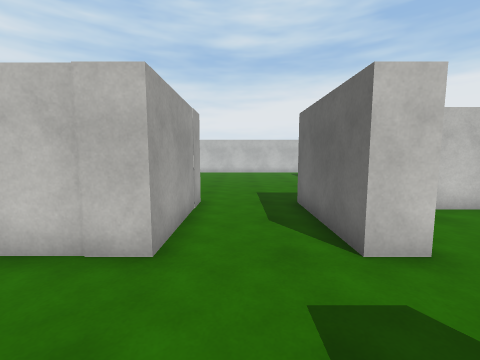
view 1 (above)

24 first-person views from a walk through a 3-D level made in the Unity game engine. The camera is 1.5 m above the floor, tilts 6° down and sees 90° across. The floor is counted in squares, 1 m on a side. Each view is taken from the middle of a square. On the plan, view 1 faces up. The plan holds only what a view shows up to about 13 squares ahead; the rest is blank. The place goes on beyond the plan. The player is left out. Surface patterns are stand-ins for the level's own textures.

view 2
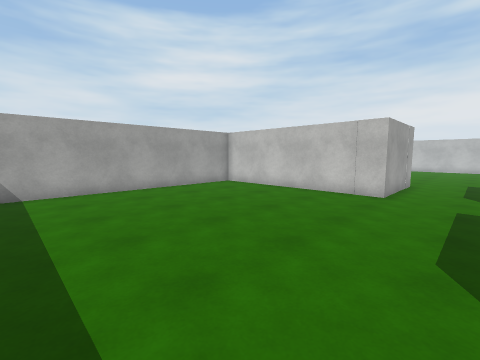

view 3
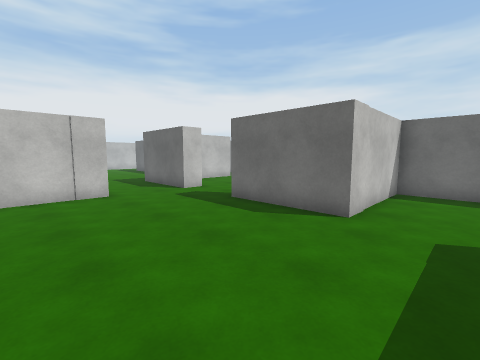

view 4
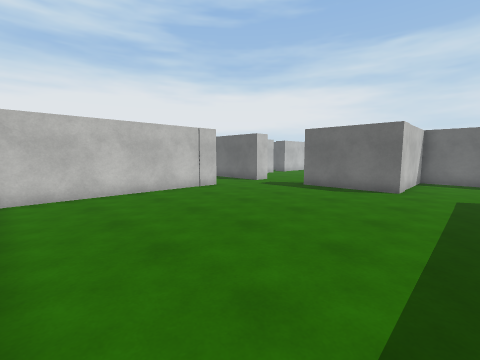

view 5
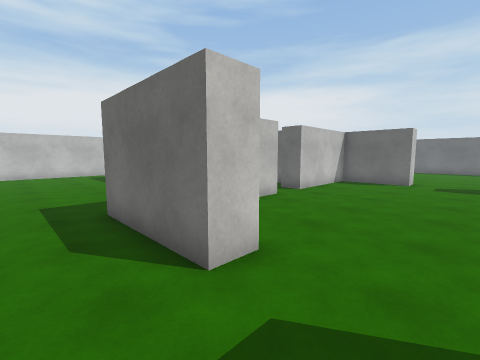

view 6
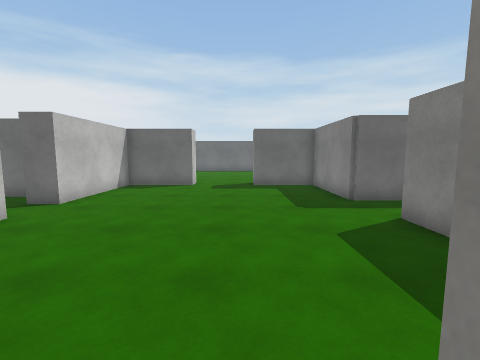

view 7
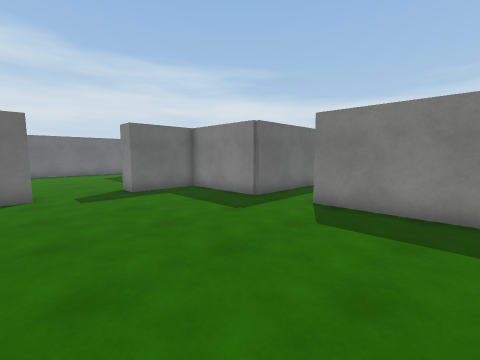

view 8
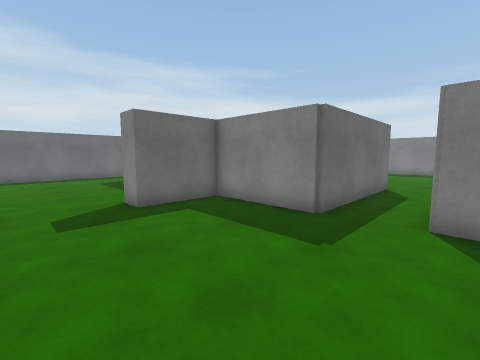

view 9
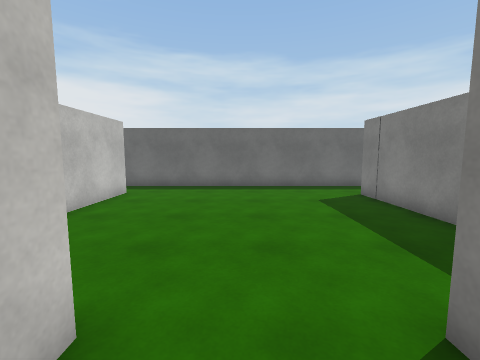

view 10
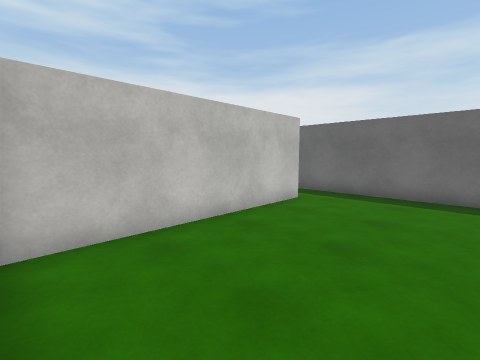

view 11
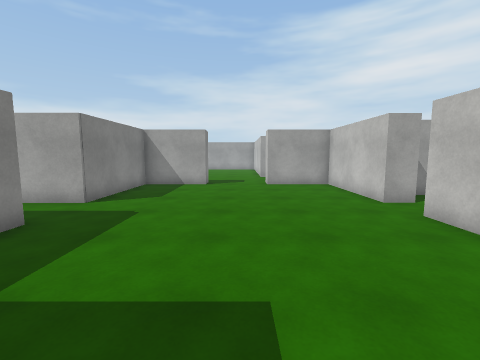

view 12
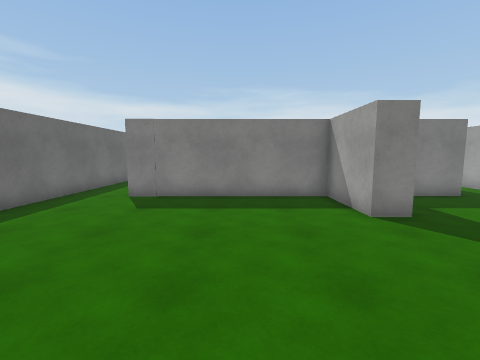

view 13
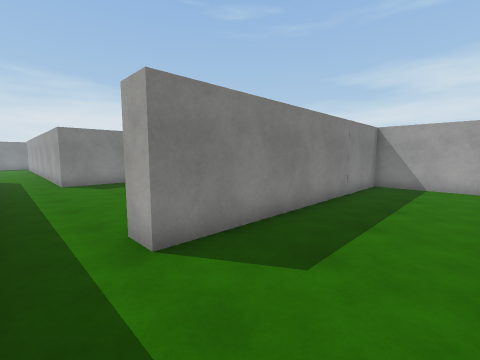

view 14
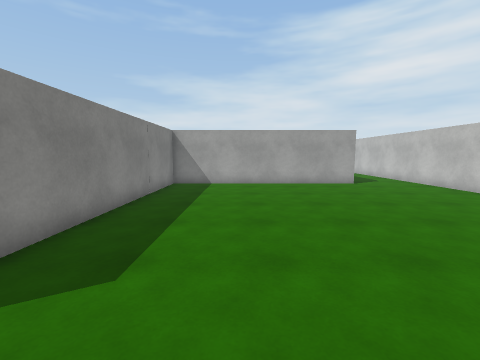

view 15
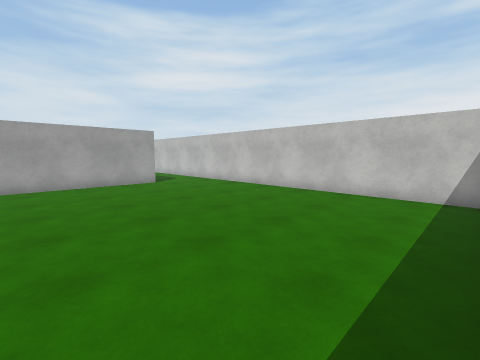

view 16
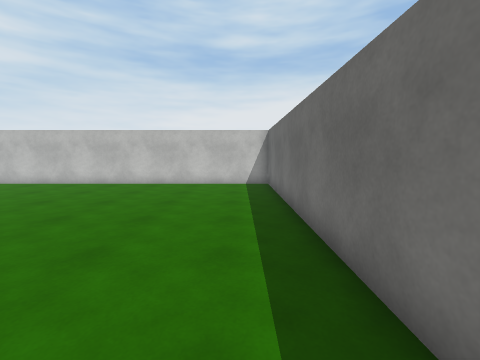

view 17
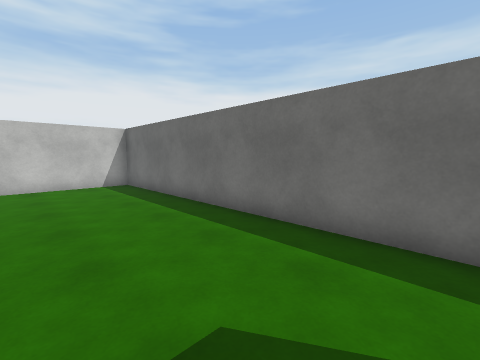

view 18
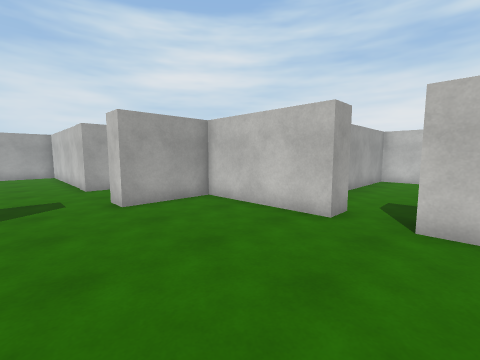

view 19
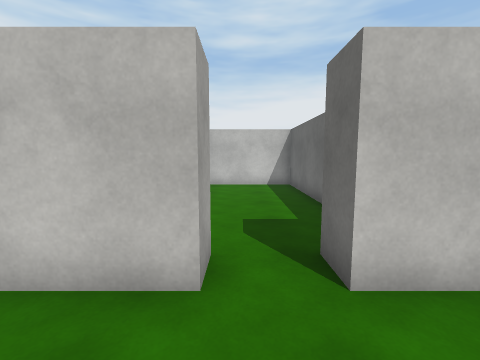

view 20
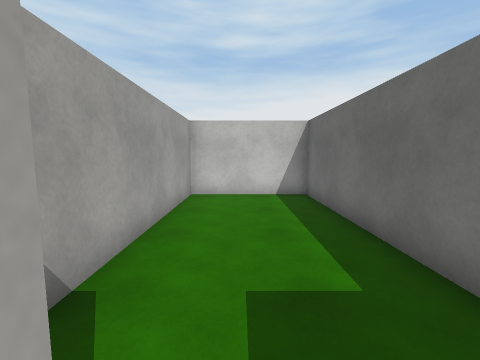

view 21
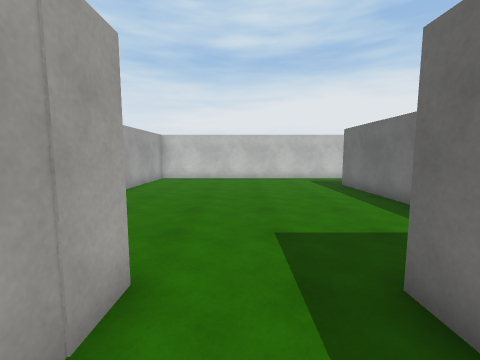

view 22
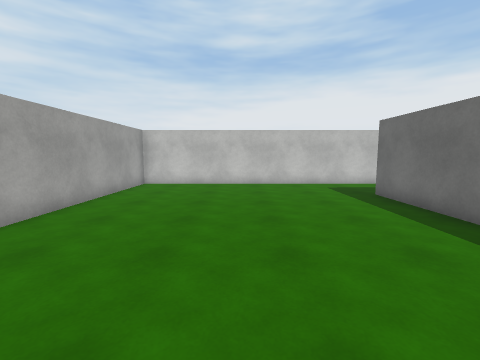

view 23
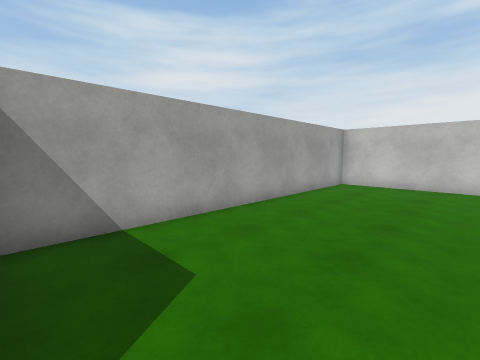

view 24
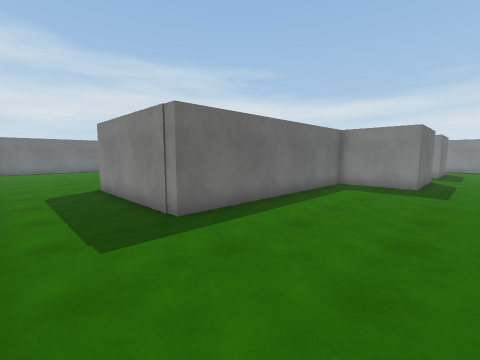

### Floor plan
Points are (right, up) in squares from view 1. A wall is a line through its corners. A room is listed if a view was taken in it or the views show most of it. See-through windows are left out.
Room 1 (views 1, 2, 3, 4, 5, 6)
walls: (2.1, 0.3) (2.8, 0.3); (-1.3, 3.4) (-9.1, 3.4); (-9.4, 2.1) (-9.4, -6.1); (2.8, 3.4) (1.8, 3.4); (6.6, -6.1) (6.6, -3.8) (1.8, -3.8) (1.8, 0.2)
ways out: opening at (4, 2) to room 2; opening at (0.5, 4) to room 6
Room 2 (views 7, 8, 9, 10, 11, 18, 19)
walls: (7.6, 6.5) (2.8, 6.5) (2.8, 3.4); (14.9, 3.4) (13.8, 3.4) (13.8, 6.5) (9.2, 6.5); (2.8, 0.3) (2.8, -2.8) (7.6, -2.8) (7.6, -5.2); (9.8, -6.5) (9.8, -2.6) (13.8, -2.6) (13.8, 0.3) (14.8, 0.3)
ways out: opening at (4, 2) to room 1; opening at (15, 2) to room 3; opening at (8.5, 7) to room 5
Room 3 (view 12)
walls: (14.8, 0.3) (14.8, -2.6) (22, -2.6) (22, -5.5); (22.4, 6.5) (14.9, 6.5); (24.5, -6.5) (24.5, 6.5)
ways out: opening at (15, 2) to room 2; opening at (23.5, 7) to room 4
Room 4 (views 13, 14, 15, 16, 17)
walls: (11.5, 17) (11.5, 7.5) (22.4, 7.5) (22.4, 6.5); (24.5, 6.5) (24.5, 20.4) (12.5, 20.4)
ways out: opening at (23.5, 7) to room 3; opening at (11.7, 19) to room 6
Room 5 (view 20)
walls: (7.6, 7.6) (7.6, 6.5); (10.5, 8.4) (10.5, 16.1) (6.1, 16.1) (6.1, 8.5); (9.2, 6.5) (9.2, 7.6)
ways out: opening at (8.5, 7) to room 2
Room 6 (views 21, 22, 23, 24)
walls: (-1.3, 7.8) (-1.3, 3.4); (7.1, 20.4) (-5, 20.4) (-5, 7.9); (1.8, 3.4) (1.8, 7.5) (5.2, 7.5) (5.2, 17.1) (11.2, 17.1); (12.5, 20.4) (10.5, 20.4)
ways out: opening at (0.5, 4) to room 1; opening at (11.7, 19) to room 4

Positions as (right, up) in squares from view 1, and headings:
1: (0, 0), facing up
2: (1, -6), facing up-left
3: (-4, -6), facing up-right
4: (-9, -6), facing up-right
5: (0, 1), facing up-right
6: (2, 1), facing right
7: (4, 4), facing down-right
8: (7, 3), facing down-right
9: (13, 2), facing right
10: (15, 2), facing up-right
11: (15, 2), facing left
12: (18, 6), facing down
13: (24, 11), facing down-left
14: (24, 11), facing left
15: (24, 11), facing up-left
16: (23, 8), facing up
17: (20, 8), facing up-right
18: (10, 1), facing up-left
19: (8, 4), facing up
20: (8, 7), facing up
21: (0, 5), facing up
22: (0, 8), facing up
23: (0, 8), facing up-left
24: (0, 20), facing down-right
